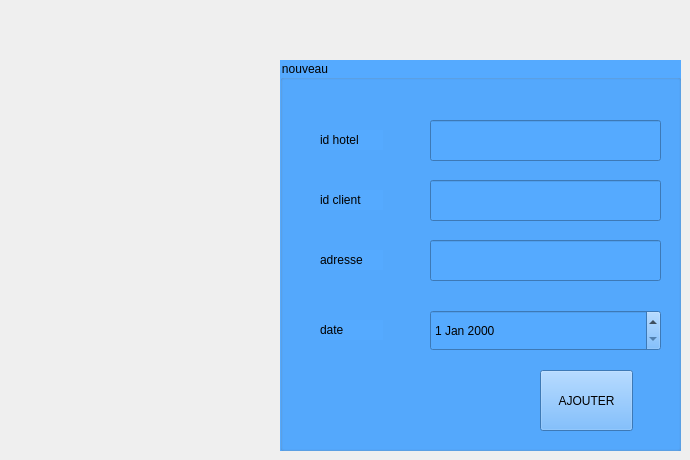
       <widget class="QWidget" name="tab_14">
        <attribute name="title">
         <string>ajouter logement</string>
        </attribute>
        <widget class="QGroupBox" name="groupBox_8">
         <property name="geometry">
          <rect>
           <x>280</x>
           <y>60</y>
           <width>401</width>
           <height>391</height>
          </rect>
         </property>
         <property name="styleSheet">
          <string notr="true">background-color: rgb(85, 85, 255);
background-color: rgb(85, 170, 255);</string>
         </property>
         <property name="title">
          <string>nouveau</string>
         </property>
         <widget class="QLabel" name="label_40">
          <property name="geometry">
           <rect>
            <x>40</x>
            <y>70</y>
            <width>63</width>
            <height>20</height>
           </rect>
          </property>
          <property name="text">
           <string>id hotel</string>
          </property>
         </widget>
         <widget class="QLineEdit" name="lineEdit_idh">
          <property name="geometry">
           <rect>
            <x>150</x>
            <y>60</y>
            <width>231</width>
            <height>41</height>
           </rect>
          </property>
         </widget>
         <widget class="QLineEdit" name="lineEdit_idc">
          <property name="geometry">
           <rect>
            <x>150</x>
            <y>120</y>
            <width>231</width>
            <height>41</height>
           </rect>
          </property>
          <property name="text">
           <string/>
          </property>
         </widget>
         <widget class="QLabel" name="label_41">
          <property name="geometry">
           <rect>
            <x>40</x>
            <y>130</y>
            <width>63</width>
            <height>20</height>
           </rect>
          </property>
          <property name="text">
           <string>id client</string>
          </property>
         </widget>
         <widget class="QLabel" name="label_42">
          <property name="geometry">
           <rect>
            <x>40</x>
            <y>190</y>
            <width>63</width>
            <height>20</height>
           </rect>
          </property>
          <property name="text">
           <string>adresse</string>
          </property>
         </widget>
         <widget class="QLineEdit" name="lineEdit_adresse">
          <property name="geometry">
           <rect>
            <x>150</x>
            <y>180</y>
            <width>231</width>
            <height>41</height>
           </rect>
          </property>
          <property name="text">
           <string/>
          </property>
         </widget>
         <widget class="QLabel" name="label_43">
          <property name="geometry">
           <rect>
            <x>40</x>
            <y>260</y>
            <width>63</width>
            <height>20</height>
           </rect>
          </property>
          <property name="text">
           <string>date </string>
          </property>
         </widget>
         <widget class="QDateEdit" name="dateEdit_date">
          <property name="geometry">
           <rect>
            <x>150</x>
            <y>250</y>
            <width>231</width>
            <height>41</height>
           </rect>
          </property>
         </widget>
         <widget class="QPushButton" name="pushButton_4">
          <property name="geometry">
           <rect>
            <x>260</x>
            <y>310</y>
            <width>93</width>
            <height>61</height>
           </rect>
          </property>
          <property name="text">
           <string>AJOUTER</string>
          </property>
         </widget>
        </widget>
       </widget>
